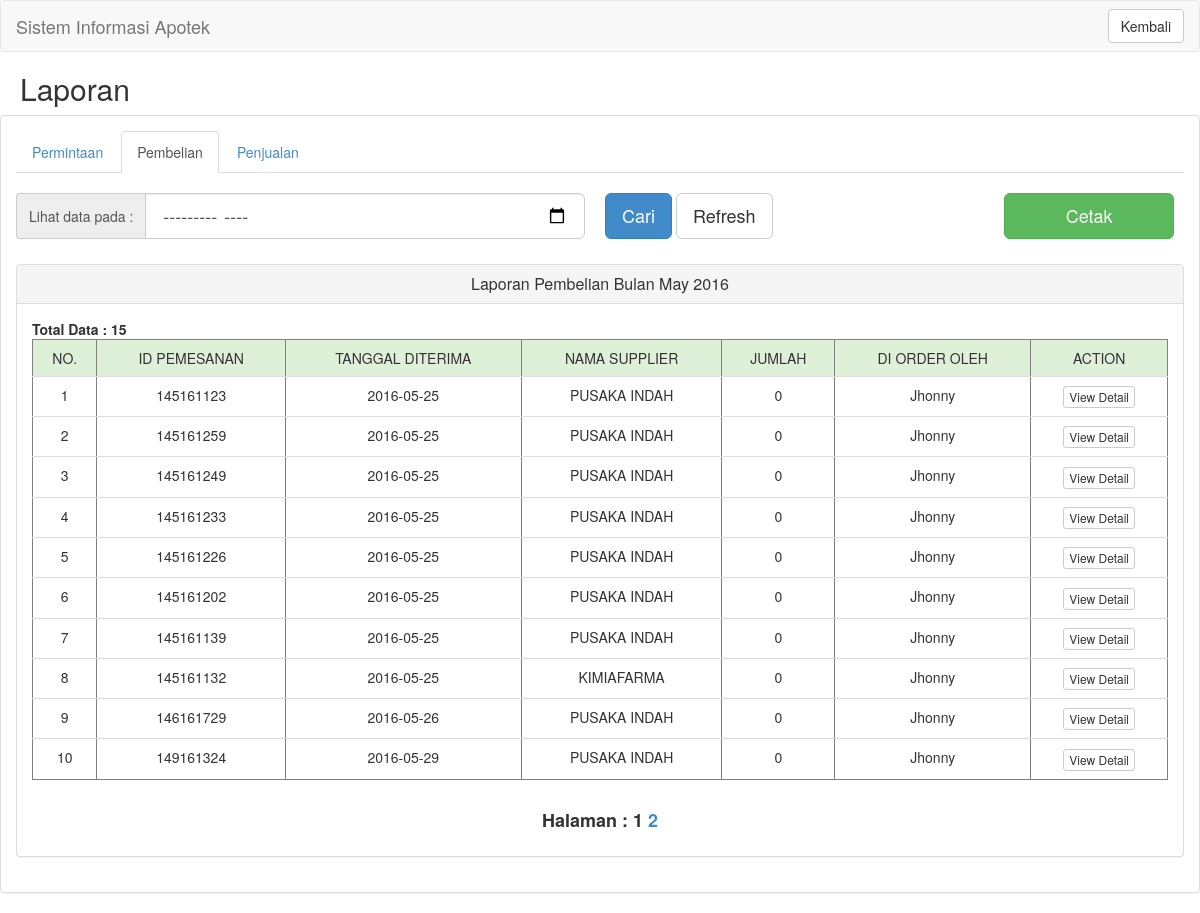
Screenshot of /owner/index.php?contain=laporan_pembelian (signed in) with the database file from the repository.
### tables this page shows
CREATE TABLE `pembelian` (
  `id_pembelian` int(11) NOT NULL,
  `tanggal_diterima` date NOT NULL,
  `jumlah` int(11) NOT NULL,
  `id_pengguna` int(11) NOT NULL,
  `id_supplier` int(11) NOT NULL
);

CREATE TABLE `supplier` (
  `id_supplier` int(11) NOT NULL,
  `nama_supplier` varchar(50) NOT NULL,
  `alamat` text NOT NULL,
  `no_telp` text NOT NULL
);

CREATE TABLE `pengguna` (
  `id_pengguna` int(11) NOT NULL,
  `nama_pengguna` varchar(100) NOT NULL,
  `username` varchar(100) NOT NULL,
  `password` varchar(100) NOT NULL,
  `status_pengguna` varchar(50) NOT NULL
);

### owner/contain/laporan_pembelian.php (the view, shortened to what this page needs)
<h2 style="margin-left:20px;">Laporan</h2>
<div class="panel panel-default">
  <div class="panel-body">
	<ul class="nav nav-tabs">
	  <li role="presentation"><a href="index.php?contain=laporan_pemesanan">Permintaan</a></li>
	  <li role="presentation" class="active"><a href="index.php?contain=laporan_pembelian">Pembelian</a></li>
	  <li role="presentation"><a href="index.php?contain=laporan_penjualan">Penjualan</a></li>
	</ul>
	<br/>
<?php
if(isset($_POST['edit']))
{
	include "atribut/edit_obat.php";
} else if (isset($_POST['detail'])){
	include "atribut/detail_pembelian.php";
} else {
?>
	<form class="form-horizontal" action="" method="POST">
	  <div class="form-group">
		<div class="col-sm-8 col-md-6 col-xs-8">
			<div class="input-group">
				<div class="input-group-addon">
					Lihat data pada :
				</div>
				<input type="month" class="form-control input-lg" name="pencarian" placeholder="Pencarian Nama Obat" autofocus>
			</div>
		</div>
		<div class="col-sm-4 col-md-4 col-xs-4" style="margin-left:-10px; margin-bottom:10px;" align="left">
			<button type="submit" name="cari" class="btn btn-primary btn-lg">Cari</button>
			<button type="submit" name="refresh" class="btn btn-default btn-lg">Refresh</button>
		</div>
	</form>
	<form class="form-horizontal" action="contain/atribut/cetak_pembelian.php" method="POST">
		<div class="col-sm-12 col-md-2 col-xs-12" style="margin-top:0px;" align="right">
			<button type="submit" name="cetak" class="btn btn-success btn-lg btn-block">Cetak</button>
		</div>
	  </div>
	<div class="panel panel-default">
	  <div class="panel-heading">
		<h3 class="panel-title" align="center">Laporan Pembelian Bulan <?php echo date('F Y'); ?></h3>
	  </div>
	  <div class="panel-body">
	<?php
		$rs = mysql_query("SELECT COUNT(id_pembelian) FROM pembelian
							JOIN pengguna ON pembelian.id_pengguna = pengguna.id_pengguna
							JOIN supplier ON pembelian.id_supplier = supplier.id_supplier
							WHERE MONTH(pembelian.tanggal_diterima) = DATE_FORMAT(NOW(),'%m')
							ORDER BY pembelian.tanggal_diterima ASC") or die("MAINTENANCE!");
		list($total) = mysql_fetch_row($rs);
		$total_pages = ceil($total / MAX_REC_PER_PAGE);
		$page = intval(@$_GET["page"]);
		if (0 == $page){
			$page = 1;
		}
		$start = MAX_REC_PER_PAGE * ($page - 1);
		$max = MAX_REC_PER_PAGE;
		$rs = mysql_query("SELECT * FROM pembelian
							JOIN pengguna ON pembelian.id_pengguna = pengguna.id_pengguna
							JOIN supplier ON pembelian.id_supplier = supplier.id_supplier
							WHERE MONTH(pembelian.tanggal_diterima) = DATE_FORMAT(NOW(),'%m')
							ORDER BY pembelian.tanggal_diterima ASC
							LIMIT $start, $max ");
		echo "<b>Total Data : ".$total."</b>";
	?>
	<table border="1" width="95%" align="center" class="table">
		<thead>
			<td class="success" style="text-align:center;">NO.</td>
			<td class="success" style="text-align:center;">ID PEMESANAN</td>
			<td class="success" style="text-align:center;">TANGGAL DITERIMA</td>
			<td class="success" style="text-align:center;">NAMA SUPPLIER</td>
			<td class="success" style="text-align:center;">JUMLAH</td>
			<td class="success" style="text-align:center;">DI ORDER OLEH</td>
			<td class="success" style="text-align:center;">ACTION</td>
		</thead>
		<?php
			$no = 1;
			while ($list = mysql_fetch_assoc($rs)) {
		?>
		<tr>
			<form action="" method="POST">
			<td align="center"><?php echo $no;?></td>
			<td align="center">
				<?php echo $list['id_pembelian']; ?>
			</td>
			<td align="center">
				<?php echo $list['tanggal_diterima']; ?>
			</td>
			<td align="center">
				<?php echo $list['nama_supplier']; ?>
			</td>
			<td align="center">
				<?php echo $list['jumlah']; ?>
			</td>
			<td align="center">
				<?php echo $list['nama_pengguna']; ?>
			</td>
			<td align="center">
				<input class="btn btn-default btn-xs" type="submit" name="detail" value="View Detail">
			</td>
			</form>
		</tr>
		<?php
			$no +=1;
			}
		?>
	</table>
	<table border="0" cellpadding="5" align="center">
		<tr>
			<td>
				<h4>
				<strong>Halaman : </strong>
			<?php
				for ($i = 1; $i <= $total_pages; $i++) {
					$txt=$i;
					if ($page != $i)
						$txt = "<a href=\"" . $_SERVER["PHP_SELF"] . "?contain=laporan_pembelian&page=$i\">$txt</a>";
			?>
				<strong><?= $txt ?></strong>
			<?php
				}
			?>
				</h4>
			</td>
		</tr>
	</table>
	  </div>
	</div>
  </div>
<?php
}
?>

### rows the page displays
pembelian: id_pembelian "145161123", tanggal_diterima "2016-05-25", id_supplier.nama_supplier "PUSAKA INDAH", jumlah "0", id_pengguna.nama_pengguna "Jhonny"
pembelian: id_pembelian "145161259", tanggal_diterima "2016-05-25", id_supplier.nama_supplier "PUSAKA INDAH", jumlah "0", id_pengguna.nama_pengguna "Jhonny"
pembelian: id_pembelian "145161249", tanggal_diterima "2016-05-25", id_supplier.nama_supplier "PUSAKA INDAH", jumlah "0", id_pengguna.nama_pengguna "Jhonny"
pembelian: id_pembelian "145161233", tanggal_diterima "2016-05-25", id_supplier.nama_supplier "PUSAKA INDAH", jumlah "0", id_pengguna.nama_pengguna "Jhonny"
pembelian: id_pembelian "145161226", tanggal_diterima "2016-05-25", id_supplier.nama_supplier "PUSAKA INDAH", jumlah "0", id_pengguna.nama_pengguna "Jhonny"
pembelian: id_pembelian "145161202", tanggal_diterima "2016-05-25", id_supplier.nama_supplier "PUSAKA INDAH", jumlah "0", id_pengguna.nama_pengguna "Jhonny"
pembelian: id_pembelian "145161139", tanggal_diterima "2016-05-25", id_supplier.nama_supplier "PUSAKA INDAH", jumlah "0", id_pengguna.nama_pengguna "Jhonny"
pembelian: id_pembelian "145161132", tanggal_diterima "2016-05-25", id_supplier.nama_supplier "KIMIAFARMA", jumlah "0", id_pengguna.nama_pengguna "Jhonny"
pembelian: id_pembelian "146161729", tanggal_diterima "2016-05-26", id_supplier.nama_supplier "PUSAKA INDAH", jumlah "0", id_pengguna.nama_pengguna "Jhonny"
pembelian: id_pembelian "149161324", tanggal_diterima "2016-05-29", id_supplier.nama_supplier "PUSAKA INDAH", jumlah "0", id_pengguna.nama_pengguna "Jhonny"

### other values shown
$total "15"
$txt "1"
$txt "2"
